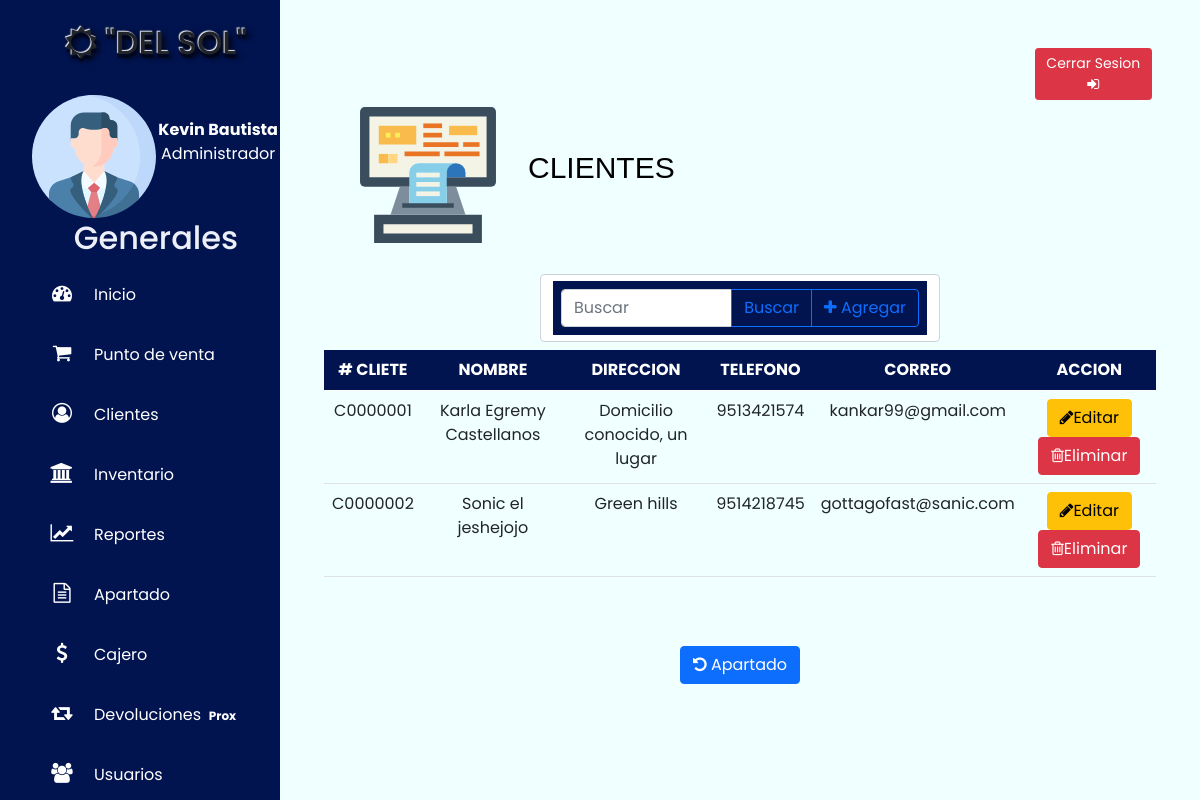
The page /src/vista/listadocliente.php (signed in) on the database its author committed.
### tables this page shows
CREATE TABLE `cliente` (
  `id_cliente` varchar(8) NOT NULL,
  `nombre_cliente` varchar(50) DEFAULT NULL,
  `direccion_cliente` varchar(100) DEFAULT NULL,
  `telefono_cliente` varchar(15) DEFAULT NULL,
  `correo_cliente` varchar(35) DEFAULT NULL,
  PRIMARY KEY (`id_cliente`)
);

### src/modelo/Conexion.php (called while the page is built, shortened)
<?php
	class Conexion{
		private $conexion;
		public function __construct($servidor, $bd, $usuario, $password){
			$this->conexion=mysqli_connect($servidor,$usuario,$password,$bd);
			$selBD = mysqli_select_db($this->conexion,$bd);
		}
		public function ejecutar($query){
			return mysqli_query($this->conexion,$query);
		}
	}
?>

### src/modelo/Data.php (called while the page is built, shortened)
<?php
require_once "Conexion.php";
require_once "Cliente.php";
class Data{
    private $con;
    public function __construct(){
        $this->con = new Conexion("localhost","zapateriadelsol","pma","hola0123456");
    }
    public function getClientes(){
        $clientes = array();
        $query="SELECT * from cliente";
        $res = $this->con->ejecutar($query);
        while($reg = mysqli_fetch_array($res)){
            $c = new Cliente($reg[0],$reg[1],$reg[2],$reg[3],$reg[4]);
            array_push($clientes,$c);
        }
        return $clientes;
    }
}
?>

### src/modelo/Cliente.php (called while the page is built)
<?php
class Cliente{
    private $id_cliente;
    private $nombre_cliente;
    private $direccion_cliente;
    private $telefono_cliente;
    private $correo_cliente;
    public function __construct($id_cliente,$nombre_cliente,$direccion_cliente,
                                $telefono_cliente,$correo_cliente){
        $this->id_cliente=$id_cliente;
        $this->nombre_cliente=$nombre_cliente;
        $this->direccion_cliente=$direccion_cliente;
        $this->telefono_cliente=$telefono_cliente;
        $this->correo_cliente=$correo_cliente;
    }
    public function getIdCliente(){
        return $this->id_cliente;
    }
    public function getNombreCliente(){
        return $this->nombre_cliente;
    }
    public function getDireccionCliente(){
        return $this->direccion_cliente;
    }
    public function getTelefonoCliente(){
        return $this->telefono_cliente;
    }
    public function getCorreoCliente(){
        return $this->correo_cliente;
    }
}
?>

### src/vista/listadocliente.php (the view, shortened to what this page needs)
<!DOCTYPE html>
<html>
<head>
    <link href="https://cdn.jsdelivr.net/npm/bootstrap@5.0.0-beta3/dist/css/bootstrap.min.css" rel="stylesheet">
    <link rel="stylesheet" href="https://cdnjs.cloudflare.com/ajax/libs/font-awesome/4.7.0/css/font-awesome.css" />
    <link rel="stylesheet" type="text/css" href="../Style/Acaja.css">
    <link rel="stylesheet" href="//malihu.github.io/custom-scrollbar/jquery.mCustomScrollbar.min.css">
</head>
<body >
    <div class="wrapper">
     <?php include "menulateral.php"; ?>
     <div class="main_content container-responsive">
            <div class="cuerpo" style="">
               <div class="container p-5">
                <div class="row">
                    <div class="col-12 col-sm-10"></div>
                    <div class="sesion col-12 col-sm-2 "><a href="salir.php">
                        <span class=" btn btn-danger btn-sm" type="submit"> Cerrar Sesion
                            <i class="fa fa-sign-in" aria-hidden="true"></i>
                        </span></a>
                    </div>
                    <div class=" col-12">
                        <img src="../imgZ/caja.svg" class="imgR" width="200" height="150" alt="avatar">
                        <p><br>CLIENTES</p>
                    </div>
                    <div class="col-12 col-md-3"></div>
                    <div class="col-12 col-md-6"><br>
                        <form action="buscarcli.php" method="get" class="form-control">
                            <div class="responsive input-group">
                                <input type="text" name="busqueda" class="form-control" placeholder="Buscar">
                                <input type="submit"  class="input-group-addon btn btn-outline-primary " value="Buscar">
                                <a href="" type="button" class=" btn btn-outline-primary " data-toggle="modal" data-target="#exampleModalCenterC" > <i class="fa fa-plus" aria-hidden="true"></i> Agregar </a>
                            </div>
                        </form>
                    </div>
                    <div class="col-12 col-md-3"></div>
                    <div class="table-responsive">
                        <table class="table table-hover">
                              <thead class="thead-dark">
                                <tr>
                                   <th># CLIETE</th>
                                  <th scope="col">NOMBRE</th>
                                  <th scope="col">DIRECCION</th>
                                  <th scope="col">TELEFONO</th>
                                  <th scope="col">CORREO</th>
                                  <th colspan="2">ACCION</th>
                                </tr>
                              </thead>
                              <tbody class="tcuerpo">
                                <?php
                                    require_once "../modelo/Data.php";
                                    $d = new Data();
                                    $clientes = $d->getClientes();
                                    foreach($clientes as $c){
                                        echo "<tr>";
                                        echo "<td class=\"idc\">".$c->getIdCliente()."</td>";
                                        echo "<td class=\"nombre\">".$c->getNombreCliente()."</td>";
                                        echo "<td class=\"direccion\">".$c->getDireccionCliente()."</td>";
                                        echo "<td class=\"telefono\">".$c->getTelefonoCliente()."</td>";
                                        echo "<td class=\"correo\">".$c->getCorreoCliente()."</td>";
                                        echo "<td><button class=\"btn btn-warning\"onclick=\"editar(this)\"><i class=\"fa fa-pencil\" aria-hidden=\"true\"></i>Editar</button><button class=\"btn btn-danger\" onclick=\"eliminarProv(this)\" form=\"formulario\"><i class=\"fa fa-trash-o\" aria-hidden=\"true\"></i>Eliminar</button></td>";
                                        echo "</tr>";
                                    }
                              ?>
                              </tbody>
                            </table>
                    </div>
                    <div class="col-12"><br></div>
                     <div class="col-12" style="text-align: center;" >
                               <a href="Apartado.php" type="button" class=" btn btn-primary "  > <i class="fa fa-undo" aria-hidden="true"></i> Apartado </a>
                    </div>
                </div>
            </div>
            </div>
        </div>
 </div>
</body>
</html>

### src/Style/Acaja.css (style rules this page uses)
* { margin: 0; padding: 0; box-sizing: border-box; font-family: 'Poppins', sans-serif; }
body { min-height: 100vh; background: #F0FFFF; }
.wrapper { width: 100%; }
.main_content { width: 500; margin-left: 280px; }
.imgR { float: left; }
p { font-family: Arial, Helvetica, Sans-serif; color: black; font-size: 30px; }
.input-group { background: #02144F; padding: 0.5em; }
.table-responsive { padding: 0.5em; width: 100%; height: 280px; overflow: scroll; }
.thead-dark { background: #02144F; color: #FFFFFF; text-align: center; }
.tcuerpo { text-align: center; }

### rows shown on the page
cliente: id_cliente "C0000001", nombre_cliente "Karla Egremy Castellanos", direccion_cliente "Domicilio conocido, un lugar", telefono_cliente "9513421574", correo_cliente "kankar99@gmail.com"
cliente: id_cliente "C0000002", nombre_cliente "Sonic el jeshejojo", direccion_cliente "Green hills", telefono_cliente "9514218745", correo_cliente "gottagofast@sanic.com"

### other values the page prints
$_SESSION['Nombre'] "Kevin"
$_SESSION['Ape1'] "Bautista"
$_SESSION['puesto'] "Administrador"
